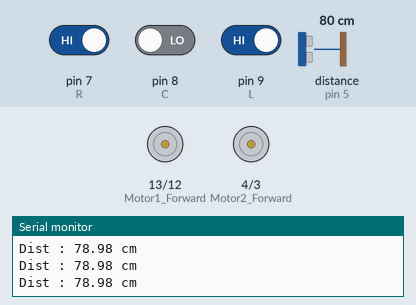
This sketch was run on a simulated Arduino Uno, built with avr-gcc and run on an emulated ATmega328P. Shown: motor-driver pin pairs drawn as motors (green arrow = first pin HIGH = forward, orange = second pin HIGH = backward, longer = more drive, scaled by the enable pin), the last lines printed to the serial monitor. Wiring (inferred from the names in the program): ultrasonic range finder: trigger pin 6; echo pin 5. The inputs (shaded band) are chosen by the test bench; at power-on: pin 7 (R) HIGH, distance to the obstacle (sensor on pin 5) 80 cm, pin 9 (L) HIGH, pin 8 (C) LOW. The echo pulse lasts 58.3 µs per cm.

Above: at 1.2 s.
1.3 s: pin 7 (R) driven LOW
At 2.6 s:
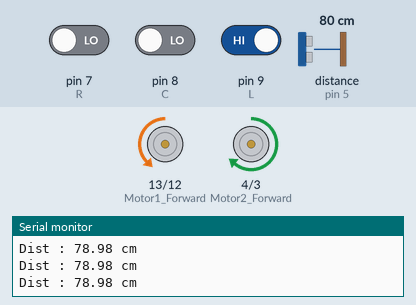
2.9 s: distance to the obstacle (sensor on pin 5) set to 7 cm
5.9 s: distance to the obstacle (sensor on pin 5) set to 4 cm
At 6.8 s:
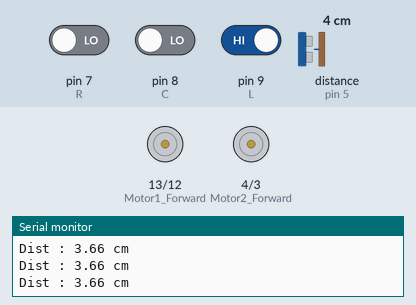
8.9 s: distance to the obstacle (sensor on pin 5) set to 9 cm
At 9.6 s:
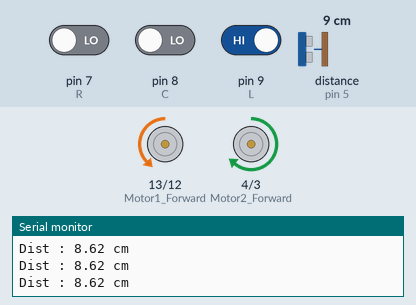
11.9 s: pin 9 (L) driven LOW
At 12.9 s:
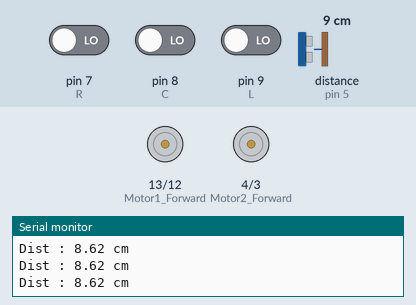
13.4 s: pin 8 (C) driven HIGH
At 14.5 s:
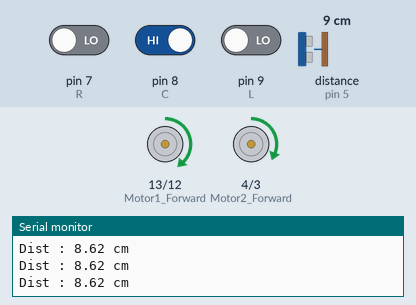
Timing chart, 0 to 16.0 s (numbered marks = the images above; inputs shaded):
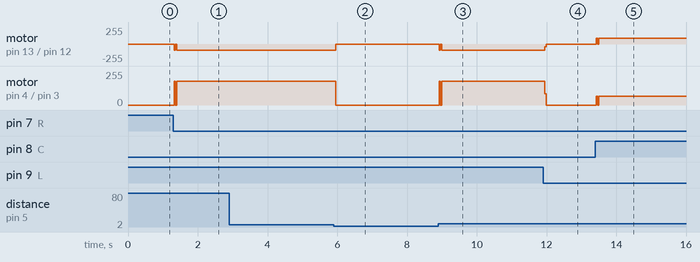

Measured:
- the behaviour switches between 6 and 5 cm on distance to the obstacle (sensor on pin 5) (found by bisection; images 1 and 2)
- after the input at 1.3 s, motor on pin 13 (Motor1_Forward) / pin 12 (Motor1_Backward): stopped → backward 90/255 at once; motor on pin 4 (Motor2_Forward) / pin 3 (Motor2_Backward): stopped → forward 180/255 at once
- after the input at 5.9 s, motor on pin 13 (Motor1_Forward) / pin 12 (Motor1_Backward): backward 90/255 → stopped after 0.06 s; motor on pin 4 (Motor2_Forward) / pin 3 (Motor2_Backward): forward 180/255 → stopped after 0.06 s
- after the input at 8.9 s, motor on pin 13 (Motor1_Forward) / pin 12 (Motor1_Backward): stopped → backward 90/255 at once; motor on pin 4 (Motor2_Forward) / pin 3 (Motor2_Backward): stopped → forward 180/255 at once
- after the input at 11.9 s, motor on pin 13 (Motor1_Forward) / pin 12 (Motor1_Backward): backward 90/255 → stopped after 0.05 s; motor on pin 4 (Motor2_Forward) / pin 3 (Motor2_Backward): forward 180/255 → stopped after 0.05 s
- after the input at 13.4 s, motor on pin 13 (Motor1_Forward) / pin 12 (Motor1_Backward): stopped → forward 90/255 at once; motor on pin 4 (Motor2_Forward) / pin 3 (Motor2_Backward): stopped → forward 64/255 at once

The sketch:

LINE_Follower_car.ino
```cpp
//Right motors declaration
#define Motor1_Forward  13
#define Motor1_Backward 12
#define ENL 11

//Left motors declaration
#define Motor2_Forward  4
#define Motor2_Backward 3
#define ENR 10
//Line tracker declaration
#define R 7
#define C 8
#define L 9

//Ultrasonic declration
#define Triger 6
#define Echo   5

//Variables declaration
int Counter = 1;

//Functions

void Forward() //Function to move forward
{
digitalWrite(Motor1_Forward,HIGH);
digitalWrite(Motor1_Backward,LOW);
digitalWrite(Motor2_Forward,HIGH);
digitalWrite(Motor2_Backward,LOW);
analogWrite(ENR,64);
analogWrite(ENR,64);
}

void Turn180() //Function to turn around 180 degrees
{
digitalWrite(Motor1_Forward ,HIGH);
digitalWrite(Motor1_Backward, LOW);
digitalWrite(Motor2_Forward , LOW);
digitalWrite(Motor2_Backward,HIGH);
analogWrite(ENL,128);
analogWrite(ENR,128);
delay(800);
}

void Stop() //Function to stop
{
digitalWrite(Motor1_Forward ,LOW);
digitalWrite(Motor1_Backward,LOW);
digitalWrite(Motor2_Forward ,LOW);
digitalWrite(Motor2_Backward,LOW);
}

void Left() //Function to go left
{
digitalWrite(Motor1_Forward,LOW);
digitalWrite(Motor1_Backward,HIGH);
digitalWrite(Motor2_Forward,HIGH);
digitalWrite(Motor2_Backward,LOW);
analogWrite(ENR,180);
analogWrite(ENL,90);
}

void Right() //Function to go right
{
digitalWrite(Motor1_Forward,HIGH);
digitalWrite(Motor1_Backward,LOW);
digitalWrite(Motor2_Forward,LOW);
digitalWrite(Motor2_Backward,HIGH);
analogWrite(ENL,180);
analogWrite(ENR,90);
}

double US_Measure() {
  digitalWrite(Triger, HIGH);
  delayMicroseconds(10);
  digitalWrite(Triger, LOW);

  double dist = pulseIn(Echo, HIGH) * 0.034 / 2;
  Serial.print("Dist ");
  Serial.print(": ");
  Serial.print(dist);
  Serial.println(" cm");
  return dist;
}

void setup()
{  Serial.begin(9600);
  Serial.println("Started!");

  //Motor pins
pinMode(Motor1_Forward ,OUTPUT);
pinMode(Motor1_Backward,OUTPUT);
pinMode(Motor2_Forward ,OUTPUT);
pinMode(Motor2_Backward,OUTPUT);

  //IR sensor pins
pinMode(C,INPUT);
pinMode(R,INPUT);
pinMode(L,INPUT);

  //Ultrasonic pins
pinMode(Triger,OUTPUT);
pinMode(Echo  ,INPUT);

}

void loop()
{
int Dist ;

int c =digitalRead(C);
int r =digitalRead(R);
int l =digitalRead(L);

Dist = US_Measure(); //Condition to check for obstical
if(Dist < 5);
{
Stop();
while(Dist < 5)
{
  Dist = US_Measure();
}
}

if (l == LOW && r == LOW && c == HIGH) //Condition to move forward
{
Forward();
}
else if(l == HIGH && r == HIGH && c == HIGH) //Condition to stop/turn when all reading
{
if(Counter==1) //Condition to turn around 180 degrees
{
Turn180();
Counter=0;
}
else if(Counter==0) //Condition to stop
{
Stop();
}
}
else if(l == LOW && r == LOW && c == LOW) //Condition to stop when there is no reading
{
Stop();
}
else if((l == HIGH && r == LOW && c == LOW)||(l == HIGH && r == LOW && c == HIGH)) //Conditions to turn left
{
Left();
}
else if((l == LOW && r == HIGH && c == LOW)||(l == LOW && r == HIGH && c == HIGH)) //Conditions to turn right
{
Right();
}
}
```
